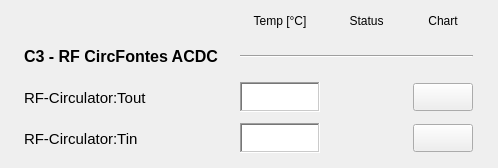
   <widget class="QWidget" name="scrollAreaWidgetContents_13">
    <property name="geometry">
     <rect>
      <x>0</x>
      <y>0</y>
      <width>498</width>
      <height>168</height>
     </rect>
    </property>
    <widget class="QWidget" name="layoutWidget_2">
     <property name="geometry">
      <rect>
       <x>9</x>
       <y>9</y>
       <width>481</width>
       <height>149</height>
      </rect>
     </property>
     <layout class="QGridLayout" name="gridLayout">
      <item row="0" column="1">
       <widget class="PyDMLabel" name="PyDMLabel_41">
        <property name="minimumSize">
         <size>
          <width>0</width>
          <height>24</height>
         </size>
        </property>
        <property name="maximumSize">
         <size>
          <width>16777215</width>
          <height>24</height>
         </size>
        </property>
        <property name="toolTip">
         <string/>
        </property>
        <property name="text">
         <string>Temp [°C]</string>
        </property>
        <property name="alignment">
         <set>Qt::AlignCenter</set>
        </property>
       </widget>
      </item>
      <item row="0" column="2">
       <widget class="PyDMLabel" name="PyDMLabel_38">
        <property name="toolTip">
         <string/>
        </property>
        <property name="text">
         <string>Status</string>
        </property>
        <property name="alignment">
         <set>Qt::AlignCenter</set>
        </property>
       </widget>
      </item>
      <item row="0" column="3">
       <widget class="PyDMLabel" name="PyDMLabel_96">
        <property name="toolTip">
         <string/>
        </property>
        <property name="text">
         <string>Chart</string>
        </property>
        <property name="alignment">
         <set>Qt::AlignCenter</set>
        </property>
       </widget>
      </item>
      <item row="1" column="0">
       <widget class="PyDMLabel" name="PyDMLabel_97">
        <property name="minimumSize">
         <size>
          <width>195</width>
          <height>35</height>
         </size>
        </property>
        <property name="maximumSize">
         <size>
          <width>160</width>
          <height>16777215</height>
         </size>
        </property>
        <property name="font">
         <font>
          <pointsize>12</pointsize>
          <weight>75</weight>
          <bold>true</bold>
         </font>
        </property>
        <property name="toolTip">
         <string/>
        </property>
        <property name="text">
         <string>C3 - RF CircFontes ACDC</string>
        </property>
       </widget>
      </item>
      <item row="1" column="1" colspan="3">
       <widget class="Line" name="line_6">
        <property name="sizeIncrement">
         <size>
          <width>0</width>
          <height>0</height>
         </size>
        </property>
        <property name="baseSize">
         <size>
          <width>0</width>
          <height>0</height>
         </size>
        </property>
        <property name="autoFillBackground">
         <bool>false</bool>
        </property>
        <property name="frameShadow">
         <enum>QFrame::Sunken</enum>
        </property>
        <property name="lineWidth">
         <number>1</number>
        </property>
        <property name="midLineWidth">
         <number>0</number>
        </property>
        <property name="orientation">
         <enum>Qt::Horizontal</enum>
        </property>
       </widget>
      </item>
      <item row="2" column="0">
       <widget class="PyDMLabel" name="PyDMLabel_98">
        <property name="minimumSize">
         <size>
          <width>172</width>
          <height>35</height>
         </size>
        </property>
        <property name="maximumSize">
         <size>
          <width>172</width>
          <height>16777215</height>
         </size>
        </property>
        <property name="font">
         <font>
          <pointsize>11</pointsize>
         </font>
        </property>
        <property name="toolTip">
         <string/>
        </property>
        <property name="text">
         <string>RF-Circulator:Tout</string>
        </property>
       </widget>
      </item>
      <item row="2" column="1">
       <widget class="PyDMLabel" name="PyDMLabel_45">
        <property name="enabled">
         <bool>true</bool>
        </property>
        <property name="minimumSize">
         <size>
          <width>80</width>
          <height>30</height>
         </size>
        </property>
        <property name="maximumSize">
         <size>
          <width>80</width>
          <height>30</height>
         </size>
        </property>
        <property name="toolTip">
         <string/>
        </property>
        <property name="accessibleDescription">
         <string/>
        </property>
        <property name="layoutDirection">
         <enum>Qt::LeftToRight</enum>
        </property>
        <property name="autoFillBackground">
         <bool>false</bool>
        </property>
        <property name="styleSheet">
         <string notr="true">background-color: qlineargradient(spread:pad, x1:0, y1:0, x2:1, y2:1, stop:0 rgba(255, 255, 255, 255), stop:1 rgba(255, 255, 255, 255));</string>
        </property>
        <property name="frameShape">
         <enum>QFrame::WinPanel</enum>
        </property>
        <property name="frameShadow">
         <enum>QFrame::Sunken</enum>
        </property>
        <property name="alignment">
         <set>Qt::AlignRight|Qt::AlignTrailing|Qt::AlignVCenter</set>
        </property>
        <property name="channel" stdset="0">
         <string>RA-TLSIA:RF-Circulator:Tout-Mon</string>
        </property>
        <property name="displayFormat" stdset="0">
         <enum>PyDMLabel::Default</enum>
        </property>
       </widget>
      </item>
      <item row="2" column="2">
       <widget class="QLed" name="ledcirctout">
        <property name="enabled">
         <bool>true</bool>
        </property>
        <property name="sizePolicy">
         <sizepolicy hsizetype="Maximum" vsizetype="Maximum">
          <horstretch>0</horstretch>
          <verstretch>0</verstretch>
         </sizepolicy>
        </property>
        <property name="minimumSize">
         <size>
          <width>51</width>
          <height>35</height>
         </size>
        </property>
        <property name="maximumSize">
         <size>
          <width>51</width>
          <height>35</height>
         </size>
        </property>
        <property name="toolTip">
         <string/>
        </property>
        <property name="state">
         <bool>false</bool>
        </property>
        <property name="onColor">
         <color>
          <red>0</red>
          <green>140</green>
          <blue>0</blue>
         </color>
        </property>
        <property name="shape">
         <enum>QLed::Circle</enum>
        </property>
       </widget>
      </item>
      <item row="2" column="3">
       <widget class="PyDMPushButton" name="PyDMPushButton_41">
        <property name="minimumSize">
         <size>
          <width>60</width>
          <height>28</height>
         </size>
        </property>
        <property name="maximumSize">
         <size>
          <width>60</width>
          <height>28</height>
         </size>
        </property>
        <property name="toolTip">
         <string/>
        </property>
       </widget>
      </item>
      <item row="3" column="0">
       <widget class="PyDMLabel" name="PyDMLabel_48">
        <property name="minimumSize">
         <size>
          <width>172</width>
          <height>0</height>
         </size>
        </property>
        <property name="maximumSize">
         <size>
          <width>172</width>
          <height>16777215</height>
         </size>
        </property>
        <property name="font">
         <font>
          <pointsize>11</pointsize>
         </font>
        </property>
        <property name="toolTip">
         <string/>
        </property>
        <property name="text">
         <string>RF-Circulator:Tin</string>
        </property>
       </widget>
      </item>
      <item row="3" column="1">
       <widget class="PyDMLabel" name="PyDMLabel_99">
        <property name="enabled">
         <bool>true</bool>
        </property>
        <property name="minimumSize">
         <size>
          <width>80</width>
          <height>30</height>
         </size>
        </property>
        <property name="maximumSize">
         <size>
          <width>80</width>
          <height>30</height>
         </size>
        </property>
        <property name="toolTip">
         <string/>
        </property>
        <property name="accessibleDescription">
         <string/>
        </property>
        <property name="layoutDirection">
         <enum>Qt::LeftToRight</enum>
        </property>
        <property name="autoFillBackground">
         <bool>false</bool>
        </property>
        <property name="styleSheet">
         <string notr="true">background-color: qlineargradient(spread:pad, x1:0, y1:0, x2:1, y2:1, stop:0 rgba(255, 255, 255, 255), stop:1 rgba(255, 255, 255, 255));</string>
        </property>
        <property name="frameShape">
         <enum>QFrame::WinPanel</enum>
        </property>
        <property name="frameShadow">
         <enum>QFrame::Sunken</enum>
        </property>
        <property name="alignment">
         <set>Qt::AlignRight|Qt::AlignTrailing|Qt::AlignVCenter</set>
        </property>
        <property name="channel" stdset="0">
         <string>RA-TLSIA:RF-Circulator:Tin-Mon</string>
        </property>
       </widget>
      </item>
      <item row="3" column="2">
       <widget class="QLed" name="ledcirctin">
        <property name="sizePolicy">
         <sizepolicy hsizetype="Maximum" vsizetype="Maximum">
          <horstretch>0</horstretch>
          <verstretch>0</verstretch>
         </sizepolicy>
        </property>
        <property name="minimumSize">
         <size>
          <width>51</width>
          <height>35</height>
         </size>
        </property>
        <property name="maximumSize">
         <size>
          <width>51</width>
          <height>35</height>
         </size>
        </property>
        <property name="toolTip">
         <string/>
        </property>
        <property name="state">
         <bool>false</bool>
        </property>
        <property name="onColor">
         <color>
          <red>0</red>
          <green>140</green>
          <blue>0</blue>
         </color>
        </property>
        <property name="shape">
         <enum>QLed::Circle</enum>
        </property>
       </widget>
      </item>
      <item row="3" column="3">
       <widget class="PyDMPushButton" name="PyDMPushButton_42">
        <property name="minimumSize">
         <size>
          <width>60</width>
          <height>28</height>
         </size>
        </property>
        <property name="maximumSize">
         <size>
          <width>60</width>
          <height>28</height>
         </size>
        </property>
        <property name="toolTip">
         <string/>
        </property>
       </widget>
      </item>
     </layout>
    </widget>
   </widget>
